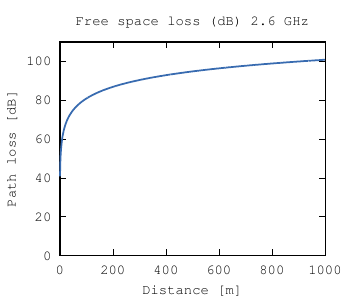

The Python source for this figure:
from numpy import *
from matplotlib.pyplot import *
import aauplot

aauplot.figure()
lam = 3e8/2600e6
d = linspace(0.1, 1000, 1000)
FSPL = (4*pi*d/lam)**2

plot(d, 10*log10(FSPL))
xlim(0, 1000)
ylim(0, 120)
grid(True)
xlabel("Distance [m]")
ylabel("Path loss [dB]")
tight_layout()
savefig("distancePathloss.pdf")
show()
